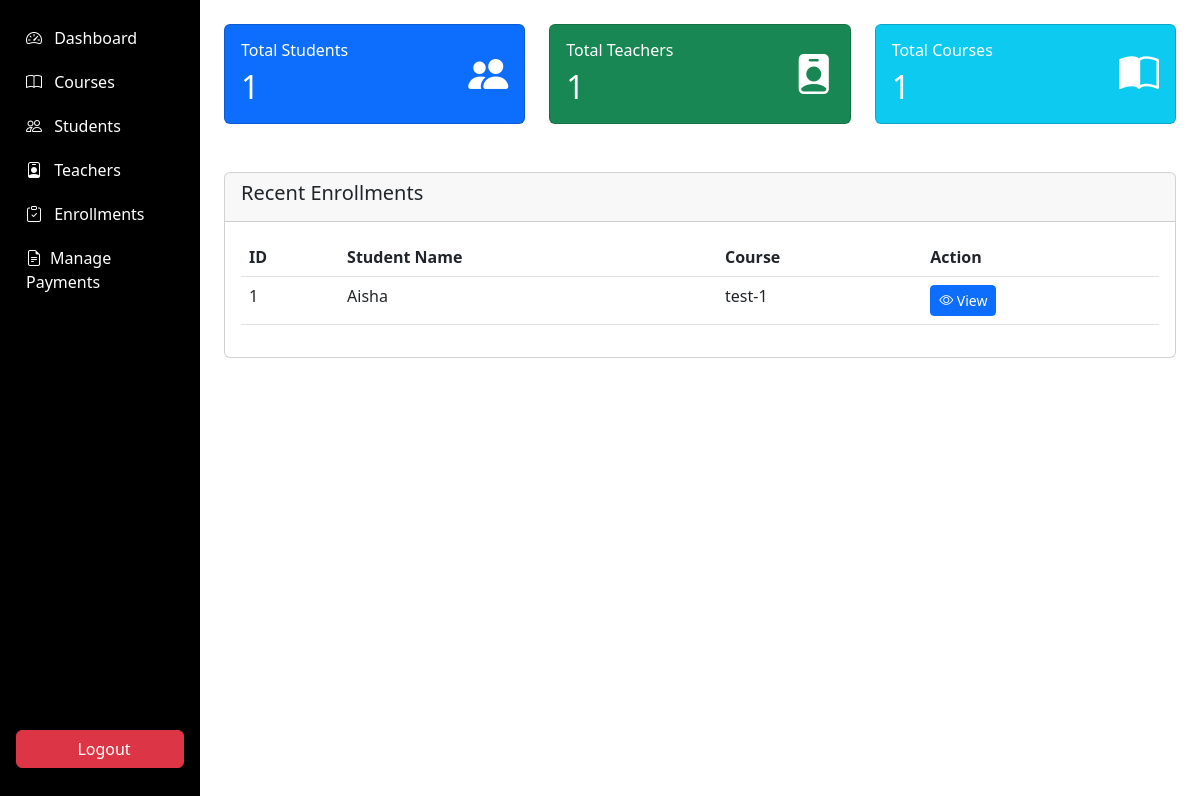
Page /admin/dashboard.php (signed in) on the committed database.
### tables this page shows
CREATE TABLE `enrollments` (
  `enrollment_id` int(11) NOT NULL,
  `student_id` int(11) NOT NULL,
  `course_id` int(11) NOT NULL,
  `enrollment_date` timestamp NOT NULL DEFAULT current_timestamp(),
  `completion_status` enum('not_started','in_progress','completed') DEFAULT 'not_started',
  `payment_status` enum('pending','paid','failed') DEFAULT 'pending',
  `transaction_id` varchar(100) DEFAULT NULL
);

CREATE TABLE `students` (
  `student_id` int(11) NOT NULL,
  `user_id` int(11) NOT NULL,
  `full_name` varchar(100) NOT NULL,
  `address` text DEFAULT NULL,
  `contact_number` varchar(20) DEFAULT NULL,
  `parent_name` varchar(100) DEFAULT NULL,
  `parent_contact` varchar(20) DEFAULT NULL,
  `previous_education` text DEFAULT NULL,
  `profile_image` varchar(255) DEFAULT NULL
);

CREATE TABLE `courses` (
  `course_id` int(11) NOT NULL,
  `title` varchar(100) NOT NULL,
  `description` text DEFAULT NULL,
  `image_url` varchar(255) DEFAULT NULL,
  `teacher_id` int(11) DEFAULT NULL,
  `duration` varchar(50) DEFAULT NULL,
  `price` decimal(10,2) DEFAULT NULL,
  `is_featured` tinyint(1) DEFAULT 0,
  `created_at` timestamp NOT NULL DEFAULT current_timestamp(),
  `updated_at` timestamp NOT NULL DEFAULT current_timestamp() ON UPDATE current_timestamp()
);

### admin/dashboard.php (the view, shortened to what this page needs)
<?php
require_once '../includes/auth.php';
$totalStudents = $db->query("SELECT COUNT(*) FROM students")->fetchColumn();
$totalTeachers = $db->query("SELECT COUNT(*) FROM teachers")->fetchColumn();
$totalCourses = $db->query("SELECT COUNT(*) FROM courses")->fetchColumn();
$recentEnrollments = $db->query("SELECT e.enrollment_id, s.full_name, c.title
                                FROM enrollments e
                                JOIN students s ON e.student_id = s.student_id
                                JOIN courses c ON e.course_id = c.course_id
                                ORDER BY e.enrollment_date DESC LIMIT 5")->fetchAll();
?>
   <div class="container-fluid">
  <div class="row">
    <nav class="col-md-2 d-none d-md-block p-0 bg-dark sidebar" id="sidebar">
      <?php include 'includes/sidebar.php'; ?>
    </nav>
        <main class="col-md-10 col-12 ms-sm-auto px-4">
                <div class="row py-4">
                    <div class="col-md-4 mb-4">
                        <div class="card bg-primary text-white">
                            <div class="card-body">
                                <div class="d-flex justify-content-between align-items-center">
                                    <div>
                                        <h6 class="card-title">Total Students</h6>
                                        <h2 class="mb-0"><?= $totalStudents ?></h2>
                                    </div>
                                    <i class="bi bi-people-fill fs-1"></i>
                                </div>
                            </div>
                        </div>
                    </div>
                    <div class="col-md-4 mb-4">
                        <div class="card bg-success text-white">
                            <div class="card-body">
                                <div class="d-flex justify-content-between align-items-center">
                                    <div>
                                        <h6 class="card-title">Total Teachers</h6>
                                        <h2 class="mb-0"><?= $totalTeachers ?></h2>
                                    </div>
                                    <i class="bi bi-person-badge-fill fs-1"></i>
                                </div>
                            </div>
                        </div>
                    </div>
                    <div class="col-md-4 mb-4">
                        <div class="card bg-info text-white">
                            <div class="card-body">
                                <div class="d-flex justify-content-between align-items-center">
                                    <div>
                                        <h6 class="card-title">Total Courses</h6>
                                        <h2 class="mb-0"><?= $totalCourses ?></h2>
                                    </div>
                                    <i class="bi bi-book-half fs-1"></i>
                                </div>
                            </div>
                        </div>
                    </div>
                </div>
                <div class="card">
                    <div class="card-header">
                        <h5 class="card-title">Recent Enrollments</h5>
                    </div>
                    <div class="card-body">
                        <div class="table-responsive">
                            <table class="table table-hover">
                                <thead>
                                    <tr>
                                        <th>ID</th>
                                        <th>Student Name</th>
                                        <th>Course</th>
                                        <th>Action</th>
                                    </tr>
                                </thead>
                                <tbody>
                                    <?php foreach ($recentEnrollments as $enrollment): ?>
                                    <tr>
                                        <td><?= $enrollment['enrollment_id'] ?></td>
                                        <td><?= htmlspecialchars($enrollment['full_name']) ?></td>
                                        <td><?= htmlspecialchars($enrollment['title']) ?></td>
                                        <td>
                                            <a href="enrollments/view_enrollment.php?id=<?= $enrollment['enrollment_id'] ?>" class="btn btn-sm btn-primary">
                                                <i class="bi bi-eye"></i> View
                                            </a>
                                        </td>
                                    </tr>
                                    <?php endforeach; ?>
                                </tbody>
                            </table>
                        </div>
                    </div>
                </div>
        </div>
    </div>

### admin/includes/sidebar.php (style rules this page uses)
.sidebar { background-color:black; }

### rows in the picture
enrollments: enrollment_id "1", student.full_name "Aisha", course.title "test-1"

### other values in the picture
$totalStudents "1"
$totalTeachers "1"
$totalCourses "1"
